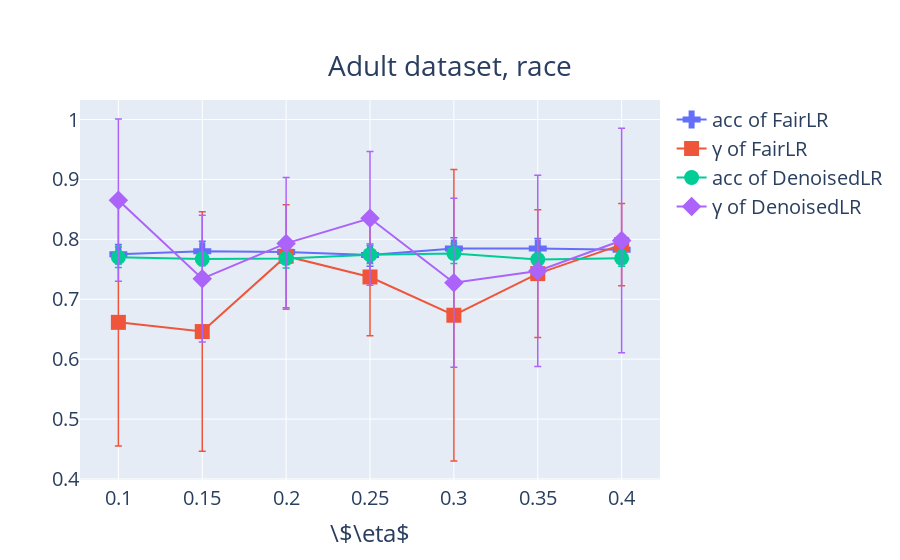

Notebook cell for this chart:
### Code cell
trace0 = go.Scatter(
    x = x,
    y = y_u0,
    name = 'acc of FairLR',
    mode = 'lines+markers',
    marker = dict(size = 15, symbol = 'cross'),
    error_y=dict(
        type='data',
        array=std_u0,
        thickness=1.5,
        width=3.5,
        visible=True
    )
)

trace1 = go.Scatter(
    x = x,
    y = y_u1,
    name = u"\u03b3 of FairLR",
    mode = 'lines+markers',
    marker = dict(size = 15, symbol = 'square'),
    error_y=dict(
        type='data',
        array=std_u1,
        thickness=1.5,
        width=3.5,
        visible=True
    )
)

trace2 = go.Scatter(
    x = x,
    y = y_d0,
    name = 'acc of DenoisedLR',
    mode = 'lines+markers',
    marker = dict(size = 15, symbol = 'circle'),
    error_y=dict(
        type='data',
        array=std_d0,
        thickness=1.5,
        width=3.5,
        visible=True
    )
)

trace3 = go.Scatter(
    x = x,
    y = y_d1,
    name = u"\u03b3 of DenoisedLR",
    mode = 'lines+markers',
    marker = dict(size = 15, symbol = 'diamond'),
    error_y=dict(
        type='data',
        array=std_d1,
        thickness=1.5,
        width=3.5,
        visible=True
    )
)

layout1 = go.Layout(
    xaxis=dict(
        title="\$\\eta$",
        autorange=True,
        showgrid=True,
        zeroline=True,
        showline=True,
        ticks='',
        showticklabels=True
    ),
    title={'text': 'Adult dataset, race', 'y': 0.9, 'x': 0.5},
    font=dict(size=20),
    showlegend=True,
)

data = [trace0, trace1, trace2, trace3]
iplot(go.Figure(data=data, layout = layout1))

### Figure 1 — Plotly figure (JSON) as saved in the notebook; plotly's stock layout.template omitted (floating-point values rounded to 4 significant figures)
{"data": [{"error_y": {"array": [0.01634, 0.0167, 0.01854, 0.01844, 0.01784, 0.0167, 0.01889], "thickness": 1.5, "type": "data", "visible": true, "width": 3.5}, "marker": {"size": 15, "symbol": "cross"}, "mode": "lines+markers", "name": "acc of FairLR", "type": "scatter", "x": [0.1, 0.15, 0.2, 0.25, 0.3, 0.35, 0.4], "y": [0.7751, 0.78, 0.7787, 0.7737, 0.7847, 0.7849, 0.7826]}, {"error_y": {"array": [0.2065, 0.1998, 0.08611, 0.09809, 0.2433, 0.1065, 0.06849], "thickness": 1.5, "type": "data", "visible": true, "width": 3.5}, "marker": {"size": 15, "symbol": "square"}, "mode": "lines+markers", "name": "γ of FairLR", "type": "scatter", "x": [0.1, 0.15, 0.2, 0.25, 0.3, 0.35, 0.4], "y": [0.6614, 0.6461, 0.7718, 0.7372, 0.6733, 0.7428, 0.7912]}, {"error_y": {"array": [0.01713, 0.01135, 0.0159, 0.01478, 0.01672, 0.01023, 0.01326], "thickness": 1.5, "type": "data", "visible": true, "width": 3.5}, "marker": {"size": 15, "symbol": "circle"}, "mode": "lines+markers", "name": "acc of DenoisedLR", "type": "scatter", "x": [0.1, 0.15, 0.2, 0.25, 0.3, 0.35, 0.4], "y": [0.7701, 0.7671, 0.7681, 0.7745, 0.7765, 0.7663, 0.7684]}, {"error_y": {"array": [0.1355, 0.1059, 0.11, 0.1116, 0.1411, 0.1598, 0.1873], "thickness": 1.5, "type": "data", "visible": true, "width": 3.5}, "marker": {"size": 15, "symbol": "diamond"}, "mode": "lines+markers", "name": "γ of DenoisedLR", "type": "scatter", "x": [0.1, 0.15, 0.2, 0.25, 0.3, 0.35, 0.4], "y": [0.8654, 0.7344, 0.7933, 0.8351, 0.7276, 0.7473, 0.798]}], "layout": {"font": {"size": 20}, "showlegend": true, "title": {"text": "Adult dataset, race", "x": 0.5, "y": 0.9}, "xaxis": {"autorange": true, "showgrid": true, "showline": true, "showticklabels": true, "ticks": "", "title": {"text": "\\$\\eta$"}, "zeroline": true}}}
